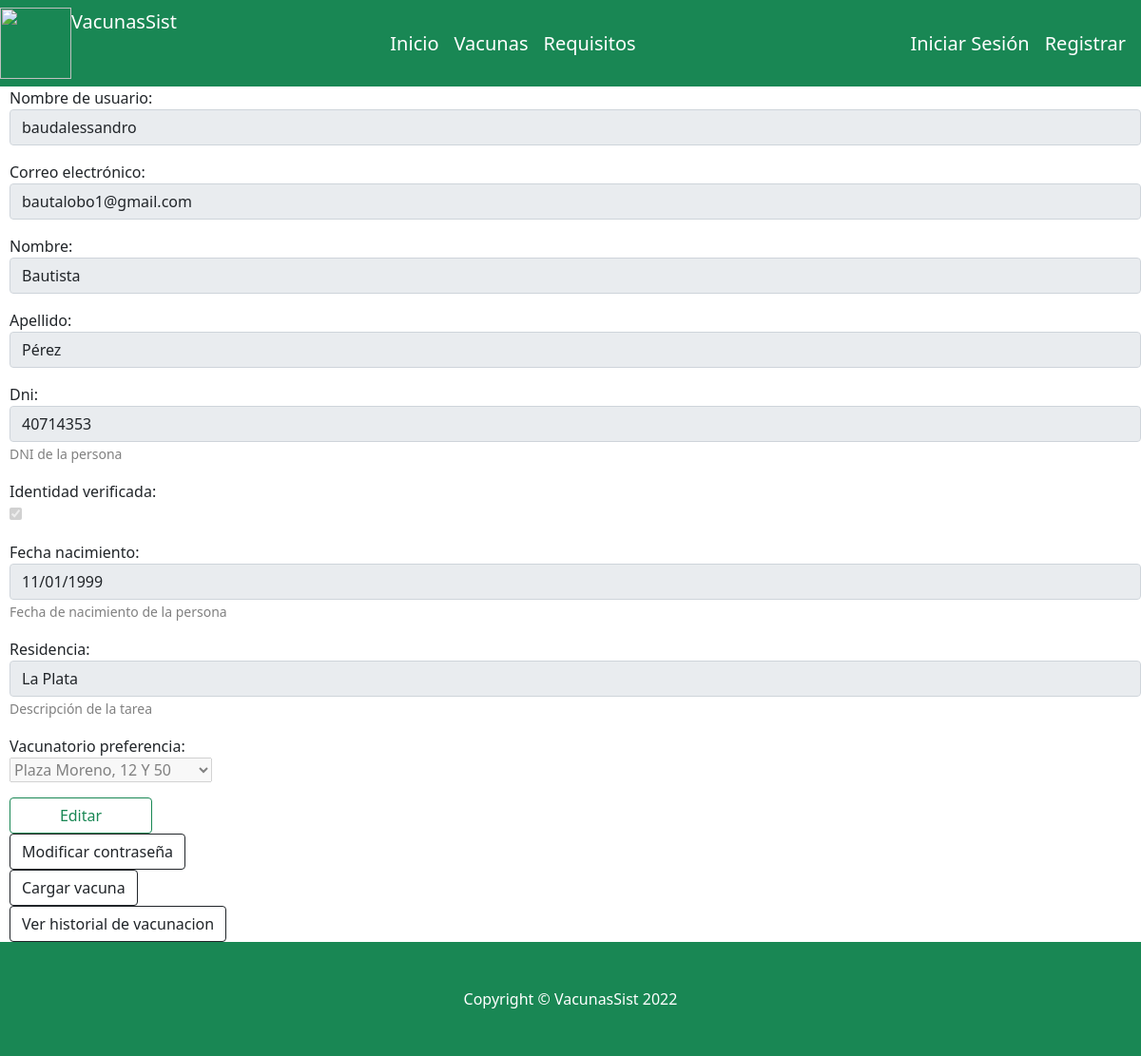
Page /ver_perfil_usuario/3/ on the committed database.
### website/models.py (models this page shows)
class Usuario(AbstractBaseUser):
    username =models.CharField('Nombre de usuario', unique=True, max_length=100)
    email = models.EmailField('Correo electrónico', max_length=254, unique=True)
    nombre = models.CharField('Nombre', max_length=254)
    apellido = models.CharField('apellido', max_length=254)
    dni=models.IntegerField(help_text="DNI de la persona", unique=True)
    fecha_nacimiento= models.DateField(help_text="Fecha de nacimiento de la persona")
    residencia = models.TextField(help_text="Descripción de la tarea", null=True)
    vacunatorio_preferencia =models.ForeignKey(Vacunatorio, on_delete=models.CASCADE,null=True)
    fecha_creacion = models.DateTimeField(auto_now_add=True)
    identidad_verificada=models.BooleanField(default=False)
    es_vacunador = models.BooleanField(default=False)
    es_administrador = models.BooleanField(default=False)
    telefono = models.IntegerField(blank=True, null=True)
    direccion = models.CharField(max_length=15, null=True)
    objects= UsuarioManager()
    USERNAME_FIELD = 'username'
    REQUIRED_FIELDS = ['email','nombre', 'apellido','dni', 'fecha_nacimiento']

### website/views.py (the view)
# urls.py: path('ver_perfil_usuario/<int:usuario_id>/',views.verPerfilUsuario, name="ver_perfil_usuario"),
def verPerfilUsuario(request, usuario_id):
        print("entre")
        try:
            usuario=Usuario.objects.get(id=usuario_id)
            usuario_form=UpdateUsuarioForm(instance = usuario)
            usuario_form=usuario_form.deshabilitarCamposVacunador()
            id_usuario=usuario.id
            if not usuario:
                messages.error(request, "No se encontró un usuario con ese DNI")
            return render(request, "website/verPerfil.html",{"usuario_form": usuario_form, 'id_usuario':id_usuario })
        except Exception as e:
            print(repr(e))
            messages.error(request, "No se encontró un usuario con ese DNI")
            return render(request, "website/index.html",)

### website/forms.py (called while the page is built)
    def deshabilitarCamposVacunador(self):
            print(' if verificado')
            self.fields['username'].widget.attrs.update({'disabled': True})
            self.fields['residencia'].widget.attrs.update({'disabled': True})
            self.fields['vacunatorio_preferencia'].widget.attrs.update({'disabled': True})
            self.fields['identidad_verificada'].widget.attrs.update({'disabled': True})
            self.fields['dni'].widget.attrs.update({'readonly': True})
            self.fields['email'].widget.attrs.update({'readonly': True})
            self.fields['fecha_nacimiento'].widget.attrs.update({'readonly': True})
            self.fields['nombre'].widget.attrs.update({'readonly': True})
            self.fields['apellido'].widget.attrs.update({'readonly': True})
            return self

### website/models.py (called while the page is built)
    def __str__(self):
           return self.nombre + self.ubicacion

### website/templates/website/verPerfil.html (shortened to what this page needs)
{% extends "website/layout.html" %}
{% block body %}
<div style="margin-left: 10px; ">
    <form method="post">
        <div class="form-group">
          {% for campo in usuario_form %}
            <p>
              {{ campo.label_tag }}<br>
              {{ campo }}
              {% if campo.help_text %}
                <small style="color: grey">{{ campo.help_text }}</small>
              {% endif %}
            </p>
          {% endfor %}
          {% if not request.user.es_vacunador %}
            {% if not request.user.es_administrador %}
                <input  class="btn btn-outline-success"  type="submit" value="Editar" style="width: 150px;">
                <div class="nav-item"><a class="btn btn-outline-dark mt-auto" href="{% url 'modificar_password' %}">Modificar contraseña</a></div>
                <div class="nav-item"><a class="btn btn-outline-dark mt-auto" href="{% url 'cargar_vacuna' %}">Cargar vacuna</a></div>
              </div>
            {% endif%}
          {% endif%}
          <div class="nav-item"><a class="btn btn-outline-dark mt-auto" href="{% url 'ver_historial_vacunacion' id_usuario %}">Ver historial de vacunacion</a></div>
        </div>
{% endblock %}

### rows in the picture
Usuario: usuario_form "baudalessandro" "bautalobo1@gmail.com" "Bautista" "Pérez" "40714353" "☑" "11/01/1999" "La Plata" "Plaza Moreno, 12 Y 50"

### other values in the picture
{{ campo.label_tag }} "Nombre de usuario:" "Correo electrónico:" "Nombre:" "Apellido:" "Dni:" "Identidad verificada:" "Fecha nacimiento:" "Residencia:" "Vacunatorio preferencia:"
{{ campo.help_text }} "DNI de la persona" "Fecha de nacimiento de la persona" "Descripción de la tarea"
